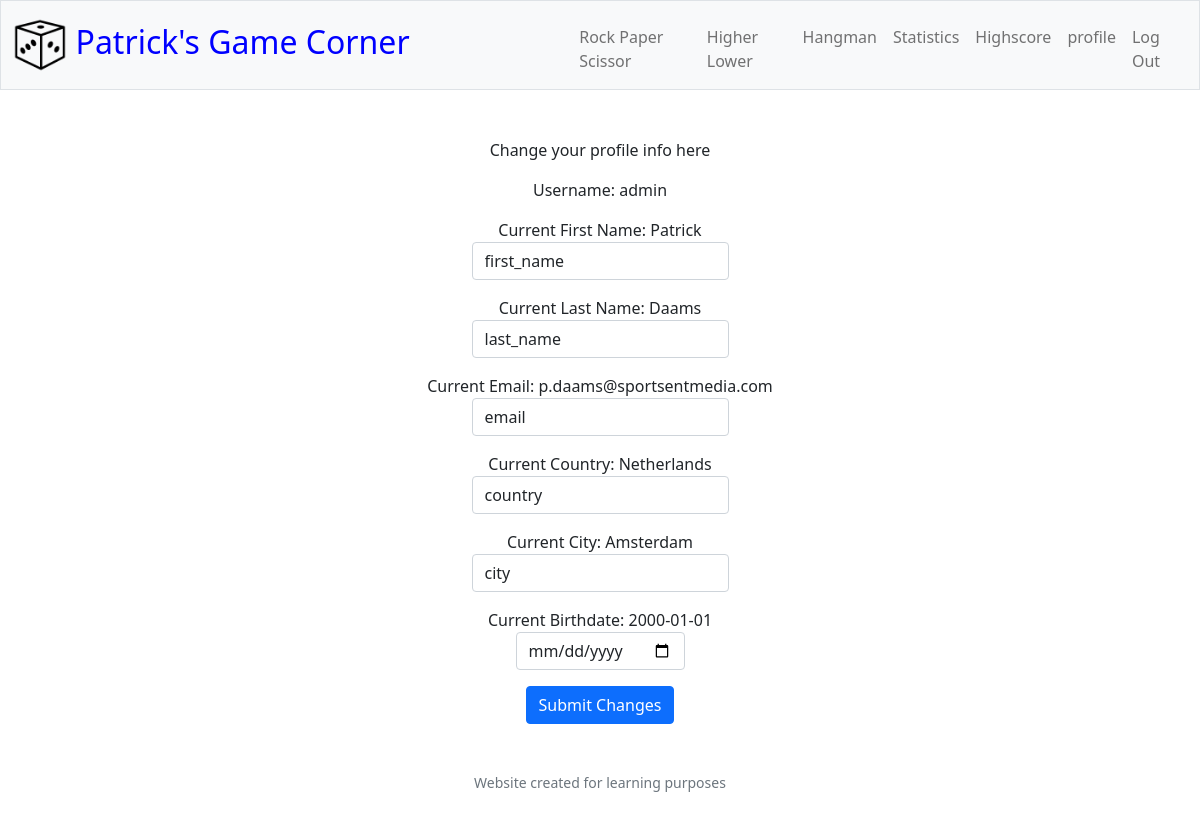
Screenshot of /profile (signed in) with the database file from the repository.
### tables this page shows
CREATE TABLE 'users' (
    id INTEGER PRIMARY KEY,
    username TEXT NOT NULL,
    hash TEXT NOT NULL,
    first_name TEXT,
    last_name TEXT,
    email TEXT NOT NULL,
    country TEXT,
    city TEXT,
    birthdate DATE,
    created_at TIMESTAMP DEFAULT CURRENT_TIMESTAMP,
    updated_at TIMESTAMP DEFAULT CURRENT_TIMESTAMP
);

### app.py (the view, shortened to what this page needs)
@app.route('/profile', methods=["GET", "POST"])
@login_required
def profile():
    user_id = session.get("user_id")
    if request.method == "GET":
        user_details = db.execute("SELECT username, first_name, last_name, email, country, city, birthdate FROM users WHERE id = ?", user_id)
        if user_details:
            return render_template("profile.html",
                                username=user_details[0]['username'],
                                first_name=user_details[0]['first_name'],
                                last_name=user_details[0]['last_name'],
                                email=user_details[0]['email'],
                                country=user_details[0]['country'],
                                city=user_details[0]['city'],
                                DoB=user_details[0]['birthdate'])

### app.py (called while the page is built)
@app.after_request
def after_request(response):
    response.headers["Cache-Control"] = "no-cache, no-store, must-revalidate"
    response.headers["Expires"] = 0
    response.headers["Pragma"] = "no-cache"
    return response

### helpers.py (called while the page is built)
def login_required(f):
    @wraps(f)
    def decorated_function(*args, **kwargs):
        if session.get("user_id") is None:
            return redirect("/login")
        return f(*args, **kwargs)
    return decorated_function

### templates/profile.html (shortened to what this page needs)
{% extends "layout.html" %}
{% block main %}
<p>Change your profile info here</p>
<form method="post">
    <div class="mb-3">
        <a>Username: {{  username  }} </a>
    </div>
    <div class="mb-3">
        <label>Current First Name: {{ first_name }}</label>
        <input autocomplete="off" autofocus class="form-control mx-auto w-auto" id="first_name" name="first_name" placeholder="New First Name" type="text" value="first_name" required>
    </div>
    <div class="mb-3">
        <label>Current Last Name: {{ last_name }}</label>
        <input autocomplete="off" class="form-control mx-auto w-auto" id="last_name" name="last_name" placeholder="New Last Name" type="text" value="last_name"required>
    </div>
    <div class="mb-3">
        <label>Current Email: {{ email }}</label>
        <input autocomplete="off" class="form-control mx-auto w-auto" id="email" name="email" placeholder="New Email" type="email" value="email"required>
    </div>
    <div class="mb-3">
        <label>Current Country: {{ country }}</label>
        <input autocomplete="off" class="form-control mx-auto w-auto" id="country" name="country" placeholder="New Country" type="text" value="country"required>
    </div>
    <div class="mb-3">
        <label>Current City: {{ city }}</label>
        <input autocomplete="off" class="form-control mx-auto w-auto" id="city" name="city" placeholder="New City" type="text" value="city"required>
    </div>
    <div class="mb-3">
        <label>Current Birthdate: {{  DoB  }}</label>
        <input autocomplete="off" class="form-control mx-auto w-auto" id="birthdate" name="birthdate" type="date" value="DD-MM-YYYY"required>
    </div>
    <button class="btn btn-primary" type="submit">Submit Changes</button>
</form>
{% endblock %}

### rows the page displays
users: username "admin", first_name "Patrick", last_name "Daams", email "p.daams@sportsentmedia.com", country "Netherlands", city "Amsterdam", birthdate "2000-01-01"
